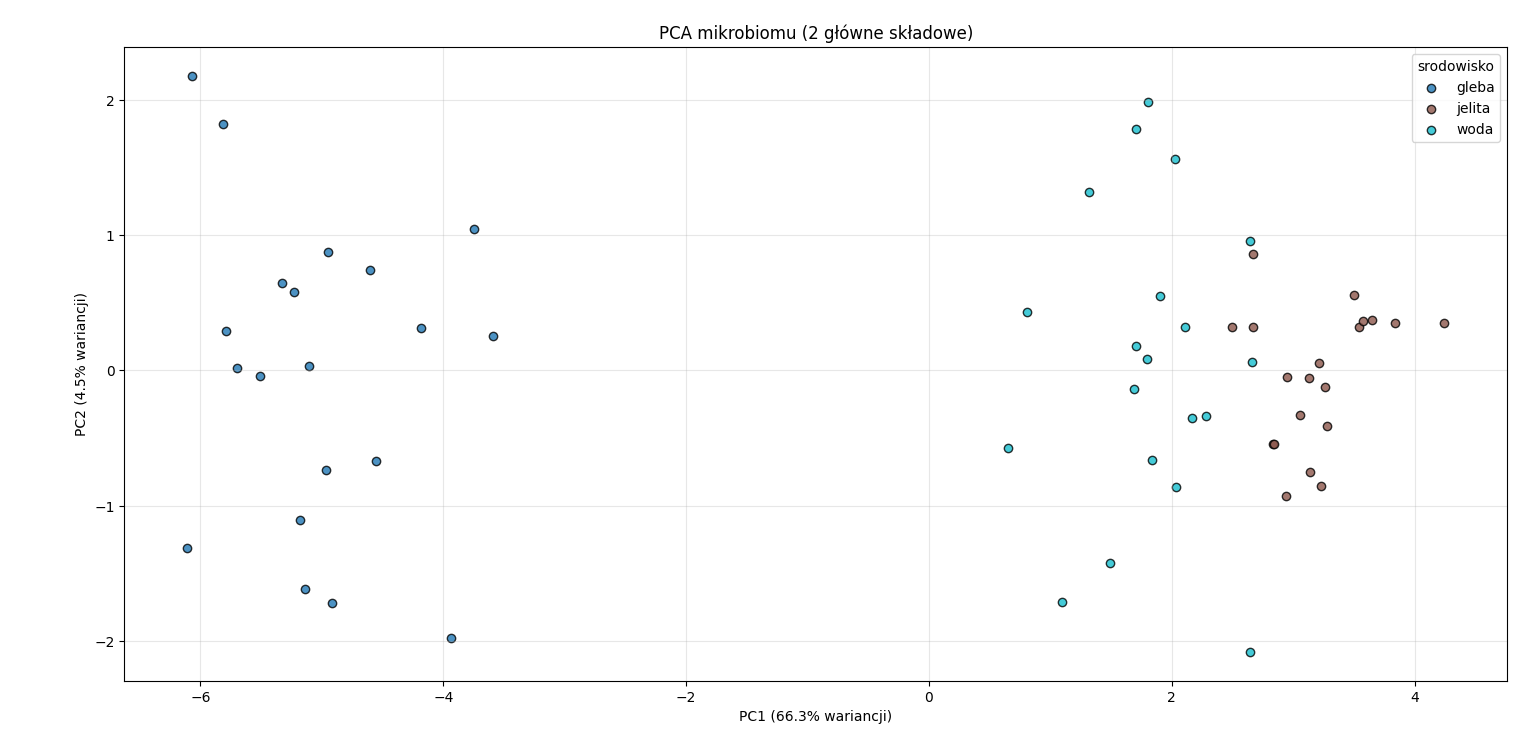

Generate this figure with Python:
## Tak, rozumiem Pani rozczarowanie. Z premedytacją używam modeli AI, bo to już niestety będą narzędzia przyszłości.
# Opieranie się temu, to tak jakby kilkanaście lat temu przyjmować postawę: 

# "Nie będę korzystał z edytorów podpowiadających składnię języka i strukturę projektu, danych i klas, bo to pójście na łatwiznę."

# Ale faktem jest, że nie zerknięcie na wyniki wypluwane przez te automaty to z mojej strony całkowite niechlujstwo.
# Mam nadzieję, że nie poczuła się Pani zlekceważona lub coś w tym rodzaju.
# Złożyłem w zeszłym roku podania na trzy podyplomówki, z obawy, że z braku chętnych nie otworzą tych kierunków i teraz z Githubem copilotem i ChatGPT ogarniamy te trzy kierunki. Właściwie tylko dwa, ale to zawsze dwa razy tyle co jeden :)

import pandas as pd
import numpy as np
import matplotlib.pyplot as plt
from sklearn.decomposition import PCA
from sklearn.preprocessing import StandardScaler

"""
Analiza PCA mikrobiomu z trzech srodowisk (gleba, woda, jelita).
- Wiersze: próbki
- Kolumny 1..n-1: udziały gatunków
- Ostatnia kolumna: typ srodowiska

OPCJA A: wartości to już procenty
OPCJA B: wartości to liczby odczytów → konwersja na procenty

Kroki: standaryzacja → PCA (2 składowe) → wykres
"""

# Ścieżka do pliku CSV
CSV_PATH = "mikrobiom.csv"  # np. "mikrobiom.csv" lub inna nazwa

# Wybierz tryb: False -> OPCJA A (procenty), True -> OPCJA B (liczebności -> procenty)
OPTION_B_COUNTS = False


def load_and_prepare_data(csv_path: str, option_b_counts: bool = False):
    """Wczytuje dane z CSV i przygotowuje macierz cech oraz etykiety srodowisk.

    Zwraca:
    - X_scaled: standaryzowana macierz cech (próbki x gatunki),
    - env: wektor etykiet srodowisk,
    - pca: dopasowany obiekt PCA (2 składowe).
    """
    # Plik mikrobiom.csv jest zapisany z separatorami tabulacji, więc ustawiamy sep="\t".
    df = pd.read_csv(csv_path, sep="\t")

    # Zakładamy, że ostatnia kolumna to "srodowisko"
    if "srodowisko" not in df.columns:
        raise ValueError("Oczekiwano kolumny 'srodowisko' jako ostatniej kolumny w pliku CSV.")

    feature_cols = [c for c in df.columns if c != "srodowisko"]

    X_raw = df[feature_cols].values.astype(float)
    env = df["srodowisko"].values

    # OPCJA A vs OPCJA B
    if option_b_counts:
        # Traktujemy wartości jako liczby odczytów i przeliczamy na procenty.
        row_sums = X_raw.sum(axis=1, keepdims=True)
        # Zabezpieczenie przed dzieleniem przez zero
        row_sums[row_sums == 0] = 1.0
        X_pct = X_raw / row_sums * 100.0
    else:
        # Zakładamy, że wartości są już procentami (lub udziałami porównywalnymi między próbkami)
        X_pct = X_raw

    # Standaryzacja cech przed PCA
    scaler = StandardScaler()
    X_scaled = scaler.fit_transform(X_pct)

    # PCA do 2 składowych
    pca = PCA(n_components=2)
    X_pca = pca.fit_transform(X_scaled)

    return X_pca, env, pca


def plot_pca(X_pca: np.ndarray, env: np.ndarray, pca: PCA):
    """Rysuje wykres 2D PCA z próbkami pokolorowanymi wg srodowiska."""
    pc1 = X_pca[:, 0]
    pc2 = X_pca[:, 1]

    unique_envs = np.unique(env)
    colors = plt.cm.tab10(np.linspace(0, 1, len(unique_envs)))

    plt.figure(figsize=(8, 6))

    for e, col in zip(unique_envs, colors):
        mask = env == e
        plt.scatter(pc1[mask], pc2[mask], color=col, label=e, alpha=0.8, edgecolors="k")

    plt.xlabel(f"PC1 ({pca.explained_variance_ratio_[0] * 100:.1f}% wariancji)")
    plt.ylabel(f"PC2 ({pca.explained_variance_ratio_[1] * 100:.1f}% wariancji)")
    plt.title("PCA mikrobiomu (2 główne składowe)")
    plt.legend(title="srodowisko")
    plt.grid(True, alpha=0.3)
    plt.tight_layout()
    plt.show()


if __name__ == "__main__":
    # Wczytanie danych i PCA
    try:
        X_pca, env, pca = load_and_prepare_data(CSV_PATH, OPTION_B_COUNTS)
    except FileNotFoundError:
        print(f"Nie znaleziono pliku: {CSV_PATH}. Upewnij się, że ścieżka jest poprawna.")
    except ValueError as e:
        print("Błąd w danych:", e)
    else:
        print("Udział wariancji wyjaśnionej przez PC1 i PC2:")
        print(f"PC1: {pca.explained_variance_ratio_[0] * 100:.2f}%")
        print(f"PC2: {pca.explained_variance_ratio_[1] * 100:.2f}%")
        print("Suma (PC1 + PC2):", f"{pca.explained_variance_ratio_[:2].sum() * 100:.2f}%")

        print("\nInterpretacja (ogólne wskazówki):")
        print("- Na wykresie sprawdź, czy próbki z tego samego srodowiska tworzą skupiska.")
        print("- Jeśli punkty z gleby, wody i jelit wyraźnie się rozdzielają, oznacza to, że główne składowe")
        print("  dobrze odzwierciedlają różnice między srodowiskami.")
        print("- Jeśli klastry mocno się nachodzą, różnice między srodowiskami są słabiej zaznaczone w przestrzeni PCA.")

        # Rysowanie wykresu PCA
        plot_pca(X_pca, env, pca)
